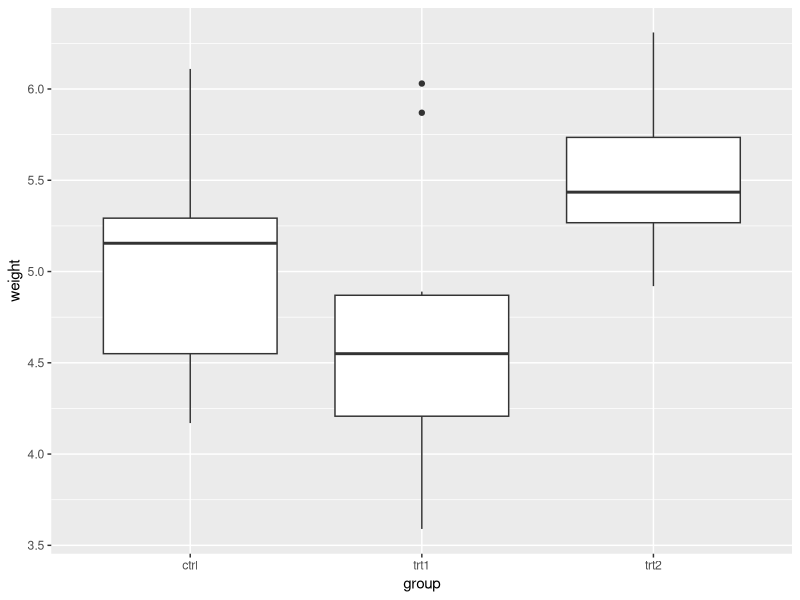
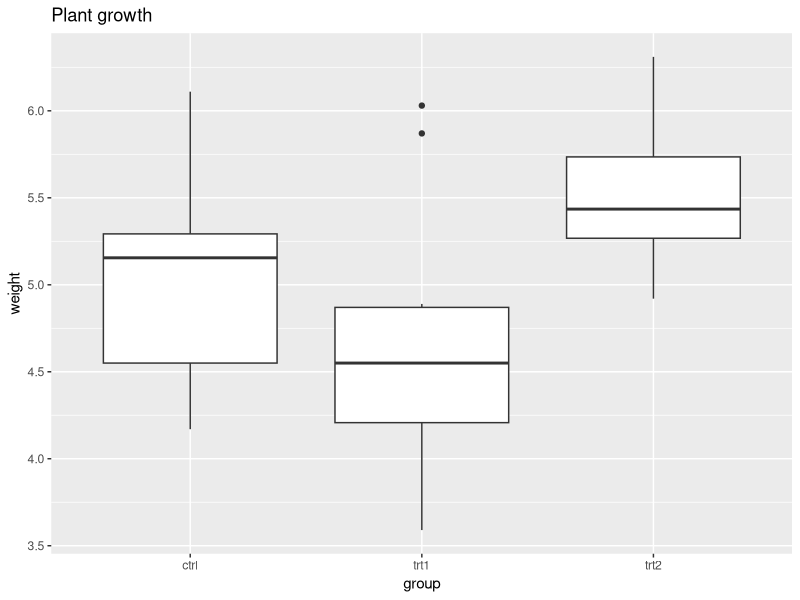
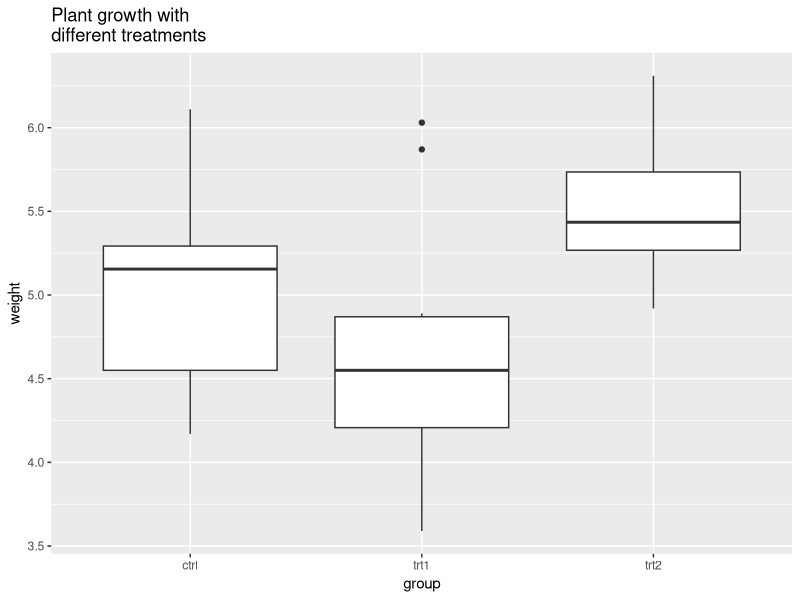
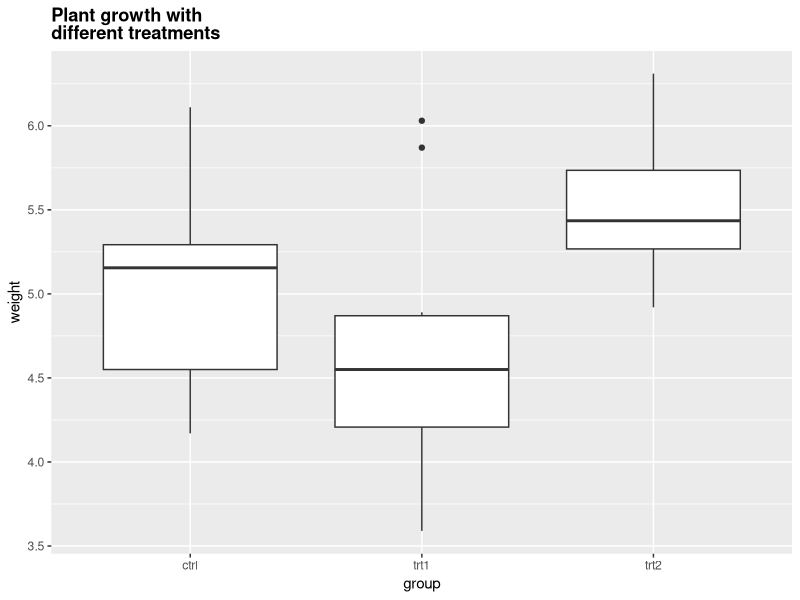
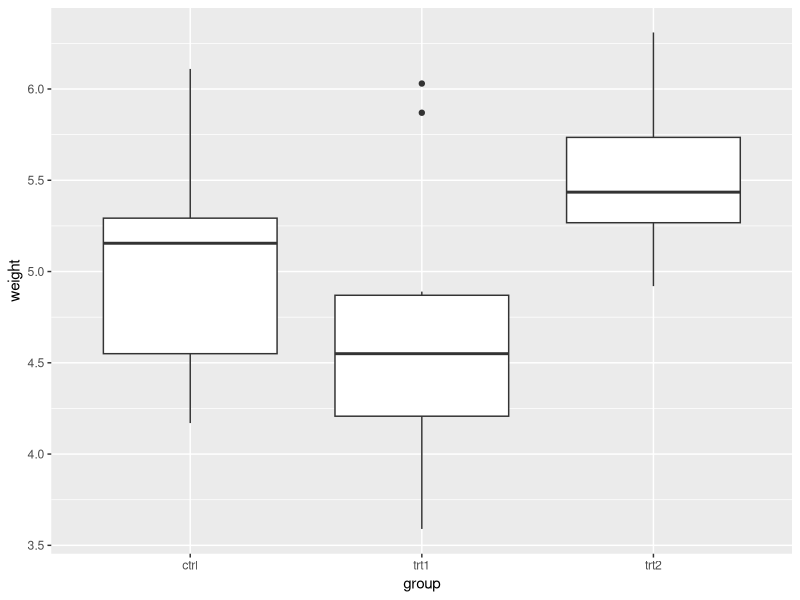
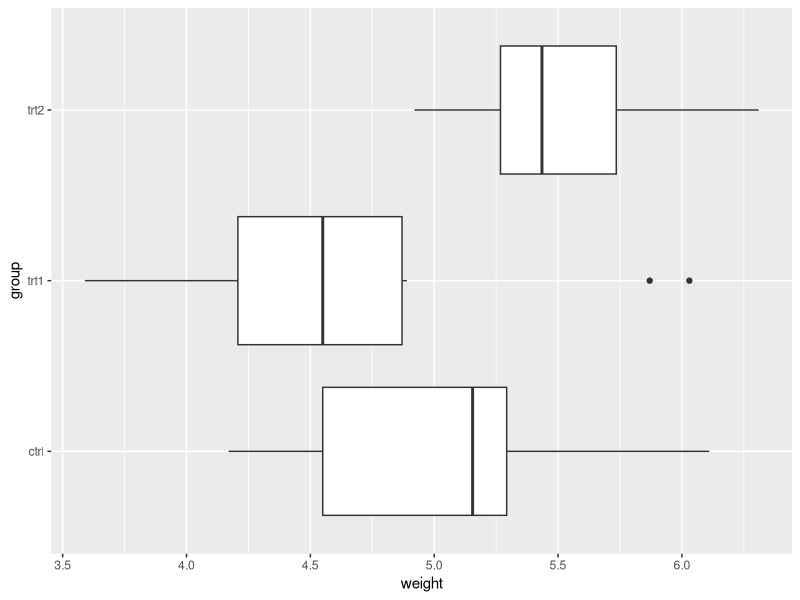
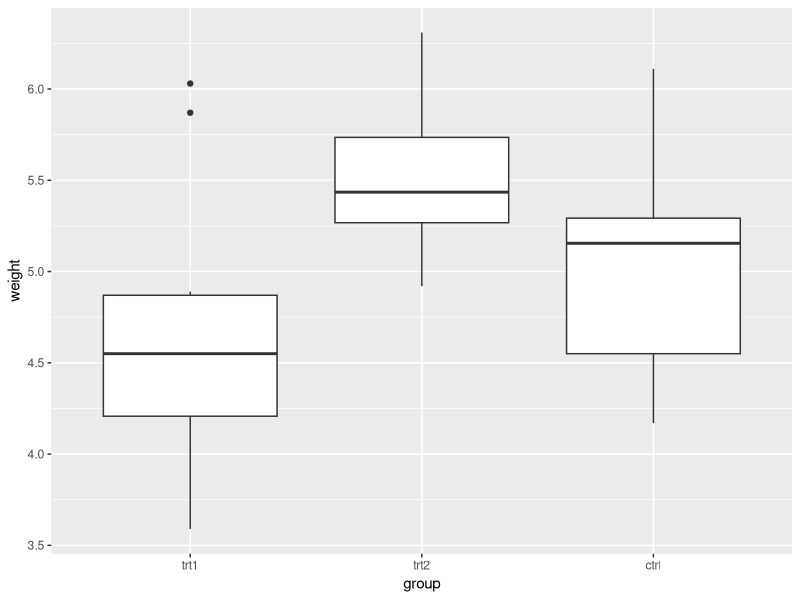
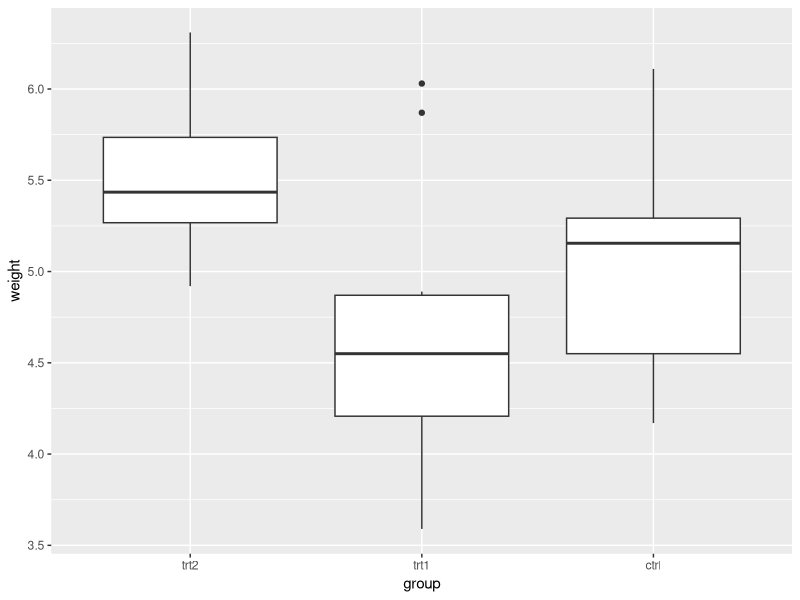

R code for these plots, in order:
## ---- chunk 1
knitr::opts_chunk$set(echo = TRUE)
## ---- chunk 2
library(tidyverse)
library(ggplot2)
library(scales) 
## ---- chunk 3
bp <- ggplot(PlantGrowth, aes(x=group, y=weight)) + geom_boxplot()
bp
## ---- chunk 4
bp + ggtitle("Plant growth")
## Equivalent to
# bp + labs(title="Plant growth")

# If the title is long, it can be split into multiple lines with \n
bp + ggtitle("Plant growth with\ndifferent treatments")

# Reduce line spacing and use bold text
bp + ggtitle("Plant growth with\ndifferent treatments") + 
     theme(plot.title = element_text(lineheight=.8, face="bold"))
## ---- chunk 5
bp <- ggplot(PlantGrowth, aes(x=group, y=weight)) +
    geom_boxplot()
bp
## ---- chunk 6
bp + coord_flip()
## ---- chunk 7
# Manually set the order of a discrete-valued axis
bp + scale_x_discrete(limits=c("trt1","trt2","ctrl"))

# Reverse the order of a discrete-valued axis
# Get the levels of the factor
flevels <- levels(PlantGrowth$group)
flevels
#> [1] "ctrl" "trt1" "trt2"

# Reverse the order
flevels <- rev(flevels)
flevels
#> [1] "trt2" "trt1" "ctrl"

bp + scale_x_discrete(limits=flevels)

# Or it can be done in one line:
bp + scale_x_discrete(limits = rev(levels(PlantGrowth$group)))
## ---- chunk 8
bp + scale_x_discrete(breaks=c("ctrl", "trt1", "trt2"),
                      labels=c("Control", "Treat 1", "Treat 2"))
## ---- chunk 9
# Hide x tick marks, labels, and grid lines
bp + scale_x_discrete(breaks=NULL)

# Hide all tick marks and labels (on X axis), but keep the gridlines
bp + theme(axis.ticks = element_blank(), axis.text.x = element_blank())
## ---- chunk 10
# Make sure to include 0 in the y axis
bp + expand_limits(y=0)

# Make sure to include 0 and 8 in the y axis
bp + expand_limits(y=c(0,8))
## ---- chunk 11
# Set the range of a continuous-valued axis
# These are equivalent
bp + ylim(0, 8)
# bp + scale_y_continuous(limits=c(0, 8))
## ---- chunk 12
# These two do the same thing; all data points outside the graphing range are
# dropped, resulting in a misleading box plot
bp + ylim(5, 7.5)
#> Warning: Removed 13 rows containing non-finite values (stat_boxplot).
# bp + scale_y_continuous(limits=c(5, 7.5))

# Using coord_cartesian "zooms" into the area
bp + coord_cartesian(ylim=c(5, 7.5))

# Specify tick marks directly
bp + coord_cartesian(ylim=c(5, 7.5)) + 
    scale_y_continuous(breaks=seq(0, 10, 0.25))  # Ticks from 0-10, every .25
## ---- chunk 13
# Reverse order of a continuous-valued axis
bp + scale_y_reverse()
## ---- chunk 14
# Setting the tick marks on an axis
# This will show tick marks on every 0.25 from 1 to 10
# The scale will show only the ones that are within range (3.50-6.25 in this case)
bp + scale_y_continuous(breaks=seq(1,10,1/4))

# The breaks can be spaced unevenly
bp + scale_y_continuous(breaks=c(4, 4.25, 4.5, 5, 6,8))

# Suppress ticks and gridlines
bp + scale_y_continuous(breaks=NULL)

# Hide tick marks and labels (on Y axis), but keep the gridlines
bp + theme(axis.ticks = element_blank(), axis.text.y = element_blank())
## ---- chunk 15
# Create some noisy exponentially-distributed data
set.seed(201)
n <- 100
dat <- data.frame(
    xval = (1:n+rnorm(n,sd=5))/20,
    yval = 2*2^((1:n+rnorm(n,sd=5))/20)
)

# A scatterplot with regular (linear) axis scaling
sp <- ggplot(dat, aes(xval, yval)) + geom_point()
sp

# log2 scaling of the y axis (with visually-equal spacing)
sp + scale_y_continuous(trans=log2_trans())

# log2 coordinate transformation (with visually-diminishing spacing)
sp + coord_trans(y="log2")
## ---- chunk 16
sp + scale_y_continuous(trans = log2_trans(),
                        breaks = trans_breaks("log2", function(x) 2^x),
                        labels = trans_format("log2", math_format(2^.x)))
## ---- chunk 17
set.seed(205)
n <- 100
dat10 <- data.frame(
    xval = (1:n+rnorm(n,sd=5))/20,
    yval = 10*10^((1:n+rnorm(n,sd=5))/20)
)

sp10 <- ggplot(dat10, aes(xval, yval)) + geom_point()

# log10
sp10 + scale_y_log10()

# log10 with exponents on tick labels
sp10 + scale_y_log10(breaks = trans_breaks("log10", function(x) 10^x),
                     labels = trans_format("log10", math_format(10^.x)))
## ---- chunk 18
# Data where x ranges from 0-10, y ranges from 0-30
set.seed(202)
dat <- data.frame(
    xval = runif(40,0,10),
    yval = runif(40,0,30)
)
sp <- ggplot(dat, aes(xval, yval)) + geom_point()

# Force equal scaling
sp + coord_fixed()

# Equal scaling, with each 1 on the x axis the same length as y on x axis
sp + coord_fixed(ratio=1/3)
## ---- chunk 19
bp + theme(axis.title.x = element_blank()) +   # Remove x-axis label
     ylab("Weight (Kg)")                       # Set y-axis label

# Also possible to set the axis label with the scale
# Note that vertical space is still reserved for x's label
bp + scale_x_discrete(name="") +
     scale_y_continuous(name="Weight (Kg)")
## ---- chunk 20
# Change font options:
# X-axis label: bold, red, and 20 points
# X-axis tick marks: rotate 90 degrees CCW, move to the left a bit (using vjust,
#   since the labels are rotated), and 16 points
bp + theme(axis.title.x = element_text(face="bold", colour="#990000", size=20),
           axis.text.x  = element_text(angle=90, vjust=0.5, size=16))
## ---- chunk 21
# Label formatters
bp + scale_y_continuous(labels=percent) +
     scale_x_discrete(labels=abbreviate)  # In this particular case, it has no effect
## ---- chunk 22
# Self-defined formatting function for times.
timeHMS_formatter <- function(x) {
    h <- floor(x/60)
    m <- floor(x %% 60)
    s <- round(60*(x %% 1))                   # Round to nearest second
    lab <- sprintf('%02d:%02d:%02d', h, m, s) # Format the strings as HH:MM:SS
    lab <- gsub('^00:', '', lab)              # Remove leading 00: if present
    lab <- gsub('^0', '', lab)                # Remove leading 0 if present
}

bp + scale_y_continuous(label=timeHMS_formatter)
## ---- chunk 23
# Hide all the gridlines
bp + theme(panel.grid.minor=element_blank(),
           panel.grid.major=element_blank())

# Hide just the minor gridlines
bp + theme(panel.grid.minor=element_blank())
## ---- chunk 24
# Hide all the vertical gridlines
bp + theme(panel.grid.minor.x=element_blank(),
           panel.grid.major.x=element_blank())

# Hide all the horizontal gridlines
bp + theme(panel.grid.minor.y=element_blank(),
           panel.grid.major.y=element_blank())
## ---- chunk 25
bp <- ggplot(data=PlantGrowth, aes(x=group, y=weight, fill=group)) + geom_boxplot()
bp
## ---- chunk 26
# Remove legend for a particular aesthetic (fill)
bp + guides(fill=FALSE)

# It can also be done when specifying the scale
bp + scale_fill_discrete(guide=FALSE)

# This removes all legends
bp + theme(legend.position="none")
## ---- chunk 27
bp + scale_fill_discrete(breaks=c("trt1","ctrl","trt2"))
## ---- chunk 28
# These two methods are equivalent:
bp + guides(fill = guide_legend(reverse=TRUE))
bp + scale_fill_discrete(guide = guide_legend(reverse=TRUE))

# You can also modify the scale directly:
bp + scale_fill_discrete(breaks = rev(levels(PlantGrowth$group)))
## ---- chunk 29
# Remove title for fill legend
bp + guides(fill=guide_legend(title=NULL))

# Remove title for all legends
bp + theme(legend.title=element_blank())
## ---- chunk 30
bp + scale_fill_discrete(name="Experimental\nCondition")

bp + scale_fill_discrete(name="Experimental\nCondition",
                         breaks=c("ctrl", "trt1", "trt2"),
                         labels=c("Control", "Treatment 1", "Treatment 2"))

# Using a manual scale instead of hue
bp + scale_fill_manual(values=c("#999999", "#E69F00", "#56B4E9"), 
                       name="Experimental\nCondition",
                       breaks=c("ctrl", "trt1", "trt2"),
                       labels=c("Control", "Treatment 1", "Treatment 2"))
## ---- chunk 31
# A different data set
df1 <- data.frame(
    sex = factor(c("Female","Female","Male","Male")),
    time = factor(c("Lunch","Dinner","Lunch","Dinner"), levels=c("Lunch","Dinner")),
    total_bill = c(13.53, 16.81, 16.24, 17.42)
)

# A basic graph
lp <- ggplot(data=df1, aes(x=time, y=total_bill, group=sex, shape=sex)) + geom_line() + geom_point()
lp

# Change the legend
lp + scale_shape_discrete(name  ="Payer",
                          breaks=c("Female", "Male"),
                          labels=c("Woman", "Man"))
## ---- chunk 32
# Specify colour and shape
lp1 <- ggplot(data=df1, aes(x=time, y=total_bill, group=sex, shape=sex, colour=sex)) + geom_line() + geom_point()
lp1

# Here's what happens if you just specify colour
lp1 + scale_colour_discrete(name  ="Payer",
                            breaks=c("Female", "Male"),
                            labels=c("Woman", "Man"))

# Specify both colour and shape
lp1 + scale_colour_discrete(name  ="Payer",
                            breaks=c("Female", "Male"),
                            labels=c("Woman", "Man")) +
      scale_shape_discrete(name  ="Payer",
                           breaks=c("Female", "Male"),
                           labels=c("Woman", "Man"))
## ---- chunk 33
pg <- PlantGrowth    # Copy data into new data frame
# Rename the column and the values in the factor
levels(pg$group)[levels(pg$group)=="ctrl"] <- "Control"
levels(pg$group)[levels(pg$group)=="trt1"] <- "Treatment 1"
levels(pg$group)[levels(pg$group)=="trt2"] <- "Treatment 2"
names(pg)[names(pg)=="group"]  <- "Experimental Condition"

# View a few rows from the end product
head(pg)
#>   weight Experimental Condition
#> 1   4.17                Control
#> 2   5.58                Control
#> 3   5.18                Control
#> 4   6.11                Control
#> 5   4.50                Control
#> 6   4.61                Control

# Make the plot 
ggplot(data=pg, aes(x=`Experimental Condition`, y=weight, fill=`Experimental Condition`)) +
    geom_boxplot()
## ---- chunk 34
# Title appearance
bp + theme(legend.title = element_text(colour="blue", size=16, face="bold"))

# Label appearance
bp + theme(legend.text = element_text(colour="blue", size = 16, face = "bold"))
## ---- chunk 35
bp + theme(legend.background = element_rect())
bp + theme(legend.background = element_rect(fill="gray90", size=.5, linetype="dotted"))
## ---- chunk 36
bp + theme(legend.position="top")
## ---- chunk 37
# Position legend in graph, where x,y is 0,0 (bottom left) to 1,1 (top right)
bp + theme(legend.position=c(.5, .5))

# Set the "anchoring point" of the legend (bottom-left is 0,0; top-right is 1,1)
# Put bottom-left corner of legend box in bottom-left corner of graph
bp + theme(legend.justification=c(0,0), legend.position=c(0,0))

# Put bottom-right corner of legend box in bottom-right corner of graph
bp + theme(legend.justification=c(1,0), legend.position=c(1,0))
## ---- chunk 38
# No outline
ggplot(data=PlantGrowth, aes(x=group, fill=group)) +
    geom_bar()

# Add outline, but slashes appear in legend
ggplot(data=PlantGrowth, aes(x=group, fill=group)) +
    geom_bar(colour="black")

# A hack to hide the slashes: first graph the bars with no outline and add the legend,
# then graph the bars again with outline, but with a blank legend.
ggplot(data=PlantGrowth, aes(x=group, fill=group)) +
    geom_bar() +
    geom_bar(colour="black", show.legend=FALSE)
## ---- chunk 39
# Two variables
df <- read.table(header=TRUE, text='
 cond yval
    A 2
    B 2.5
    C 1.6
')

# Three variables
df2 <- read.table(header=TRUE, text='
 cond1 cond2 yval
    A      I 2
    A      J 2.5
    A      K 1.6
    B      I 2.2
    B      J 2.4
    B      K 1.2
    C      I 1.7
    C      J 2.3
    C      K 1.9
')
## ---- chunk 40
# Default: dark bars
ggplot(df, aes(x=cond, y=yval)) + geom_bar(stat="identity")
# Bars with red outlines
ggplot(df, aes(x=cond, y=yval)) + geom_bar(stat="identity", colour="#FF9999") 
# Red fill, black outlines
ggplot(df, aes(x=cond, y=yval)) + geom_bar(stat="identity", fill="#FF9999", colour="black")


# Standard black lines and points
ggplot(df, aes(x=cond, y=yval)) + 
    geom_line(aes(group=1)) +     # Group all points; otherwise no line will show
    geom_point(size=3)
# Dark blue lines, red dots
ggplot(df, aes(x=cond, y=yval)) + 
    geom_line(aes(group=1), colour="#000099") +  # Blue lines
    geom_point(size=3, colour="#CC0000")         # Red dots
## ---- chunk 41
# Bars: x and fill both depend on cond2
ggplot(df, aes(x=cond, y=yval, fill=cond)) + geom_bar(stat="identity")

# Bars with other dataset; fill depends on cond2
ggplot(df2, aes(x=cond1, y=yval)) + 
    geom_bar(aes(fill=cond2),   # fill depends on cond2
             stat="identity",
             colour="black",    # Black outline for all
             position=position_dodge()) # Put bars side-by-side instead of stacked

# Lines and points; colour depends on cond2
ggplot(df2, aes(x=cond1, y=yval)) + 
    geom_line(aes(colour=cond2, group=cond2)) + # colour, group both depend on cond2
    geom_point(aes(colour=cond2),               # colour depends on cond2
               size=3)                          # larger points, different shape
## Equivalent to above; but move "colour=cond2" into the global aes() mapping
# ggplot(df2, aes(x=cond1, y=yval, colour=cond2)) + 
#    geom_line(aes(group=cond2)) +
#    geom_point(size=3)
## ---- chunk 42
# The palette with grey:
cbPalette <- c("#999999", "#E69F00", "#56B4E9", "#009E73", "#F0E442", "#0072B2", "#D55E00", "#CC79A7")

# The palette with black:
cbbPalette <- c("#000000", "#E69F00", "#56B4E9", "#009E73", "#F0E442", "#0072B2", "#D55E00", "#CC79A7")

# To use for fills, add
  scale_fill_manual(values=cbPalette)

# To use for line and point colors, add
  scale_colour_manual(values=cbPalette)
## ---- chunk 43
# These two are equivalent; by default scale_fill_hue() is used
ggplot(df, aes(x=cond, y=yval, fill=cond)) + geom_bar(stat="identity")
# ggplot(df, aes(x=cond, y=yval, fill=cond)) + geom_bar(stat="identity") + scale_fill_hue()

# These two are equivalent; by default scale_colour_hue() is used
ggplot(df, aes(x=cond, y=yval, colour=cond)) + geom_point(size=2)
# ggplot(df, aes(x=cond, y=yval, colour=cond)) + geom_point(size=2) + scale_colour_hue()
## ---- chunk 44
# Use luminance=45, instead of default 65
ggplot(df, aes(x=cond, y=yval, fill=cond)) + geom_bar(stat="identity") +
    scale_fill_hue(l=40)

# Reduce saturation (chromaticity) from 100 to 50, and increase luminance
ggplot(df, aes(x=cond, y=yval, fill=cond)) + geom_bar(stat="identity") +
    scale_fill_hue(c=45, l=80)

# Note: use scale_colour_hue() for lines and points
## ---- chunk 45
ggplot(df, aes(x=cond, y=yval, fill=cond)) + geom_bar(stat="identity") +
    scale_fill_brewer()

ggplot(df, aes(x=cond, y=yval, fill=cond)) + geom_bar(stat="identity") +
    scale_fill_brewer(palette="Set1")

ggplot(df, aes(x=cond, y=yval, fill=cond)) + geom_bar(stat="identity") +
    scale_fill_brewer(palette="Spectral")
## ---- chunk 46
ggplot(df, aes(x=cond, y=yval, fill=cond)) + geom_bar(stat="identity") + 
    scale_fill_manual(values=c("red", "blue", "green"))

ggplot(df, aes(x=cond, y=yval, fill=cond)) + geom_bar(stat="identity") + 
    scale_fill_manual(values=c("#CC6666", "#9999CC", "#66CC99"))
## ---- chunk 47
# Generate some data
set.seed(133)
df <- data.frame(xval=rnorm(50), yval=rnorm(50))

# Make color depend on yval
ggplot(df, aes(x=xval, y=yval, colour=yval)) + geom_point()

# Use a different gradient
ggplot(df, aes(x=xval, y=yval, colour=yval)) + geom_point() + 
    scale_colour_gradientn(colours=rainbow(4))
